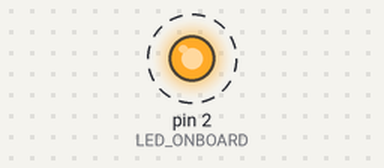
A sketch run on a simulated Arduino Uno, built with avr-gcc and run on an emulated ATmega328P. On the bench: output pins drawn as LEDs (lit = HIGH). Dashed ring = blinking.

Above: at 0.5 s.
Timing chart, 0 to 4.6 s (numbered marks = the images above):
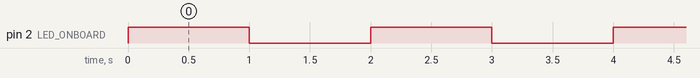

The sketch:

blink.ino
```cpp
/*****************************************************************
* Making the on-board LED blink
*****************************************************************/

#define LED_ONBOARD  2
#define DELAY_MS 1000

void setup() {
  // initialize LED_ONBOARD as output.
  pinMode(LED_ONBOARD, OUTPUT);
}

void loop() {
  // blink by setting voltage high and low alternately
  digitalWrite(LED_ONBOARD, HIGH);
  delay(DELAY_MS);
  digitalWrite(LED_ONBOARD, LOW);
  delay(DELAY_MS);
}
```

Measured:
- by itself, pin 2 (LED_ONBOARD): alternates HIGH for 1.0 s and LOW for 1.0 s
